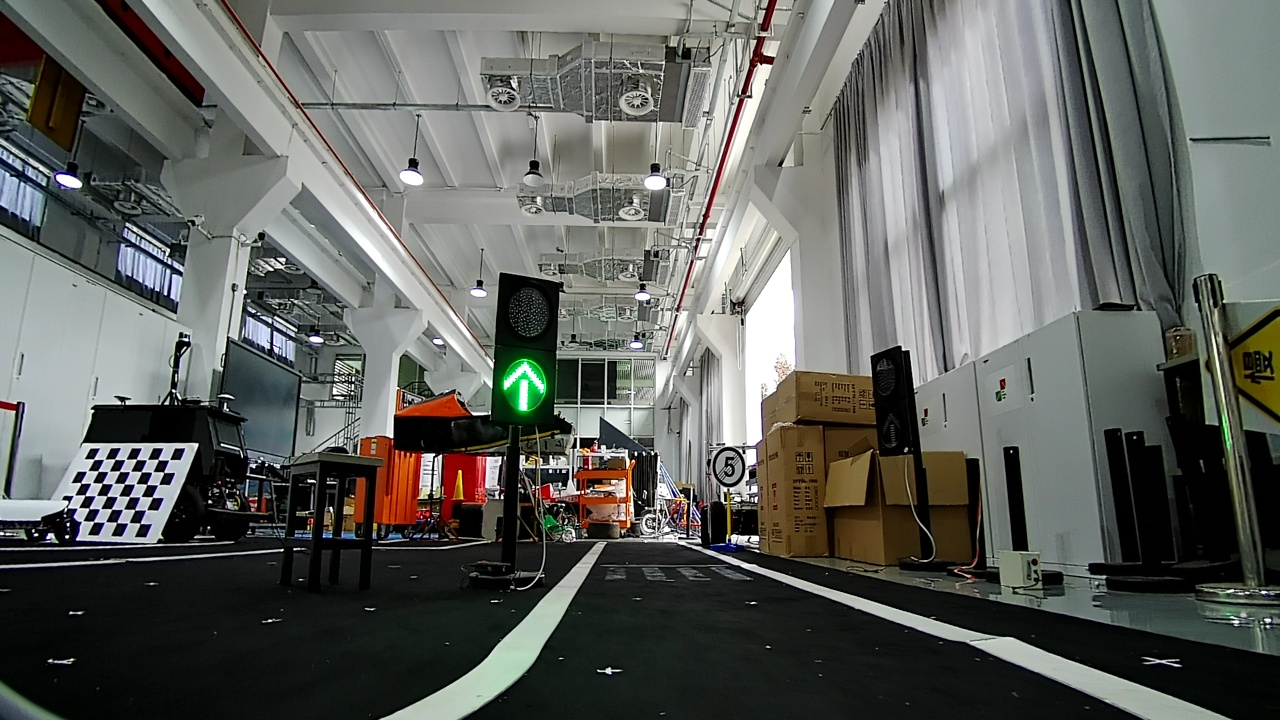
#> input picture 1 - 初赛 YOLOv5目标检测/modelarts/model/test.jpg, 1280 x 720 px
$ python -i augmentations.py   (imports and definitions only)
#> lines starting #> are read from the running program, lines starting #| are printed output that depends on the picture
#> further down, picture is the input picture: shape (720, 1280, 3); mean B, G, R 93, 97.2, 95
# YOLOv5 image augmentation functions

import random

import cv2
import math
import numpy as np

from train_utils.general import segment2box, resample_segments, bbox_ioa


def augment_hsv(im, hgain=0.5, sgain=0.5, vgain=0.5):
    # HSV color-space augmentation
#> called with hgain = 0.5, sgain = 0.5, vgain = 0.5
    if hgain or sgain or vgain:
        r = np.random.uniform(-1, 1, 3) * [hgain, sgain, vgain] + 1  # random gains
        hue, sat, val = cv2.split(cv2.cvtColor(im, cv2.COLOR_BGR2HSV))
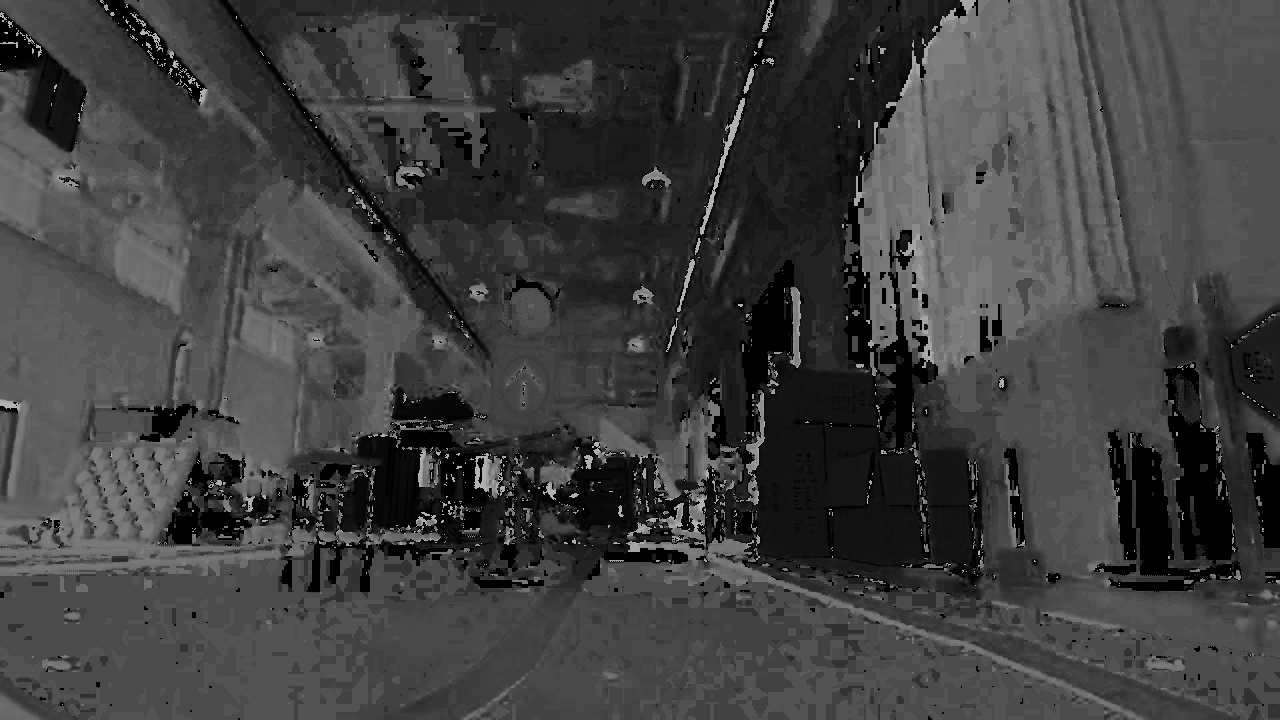
#> hue: shape (720, 1280); min 0, max 179, mean 63.1
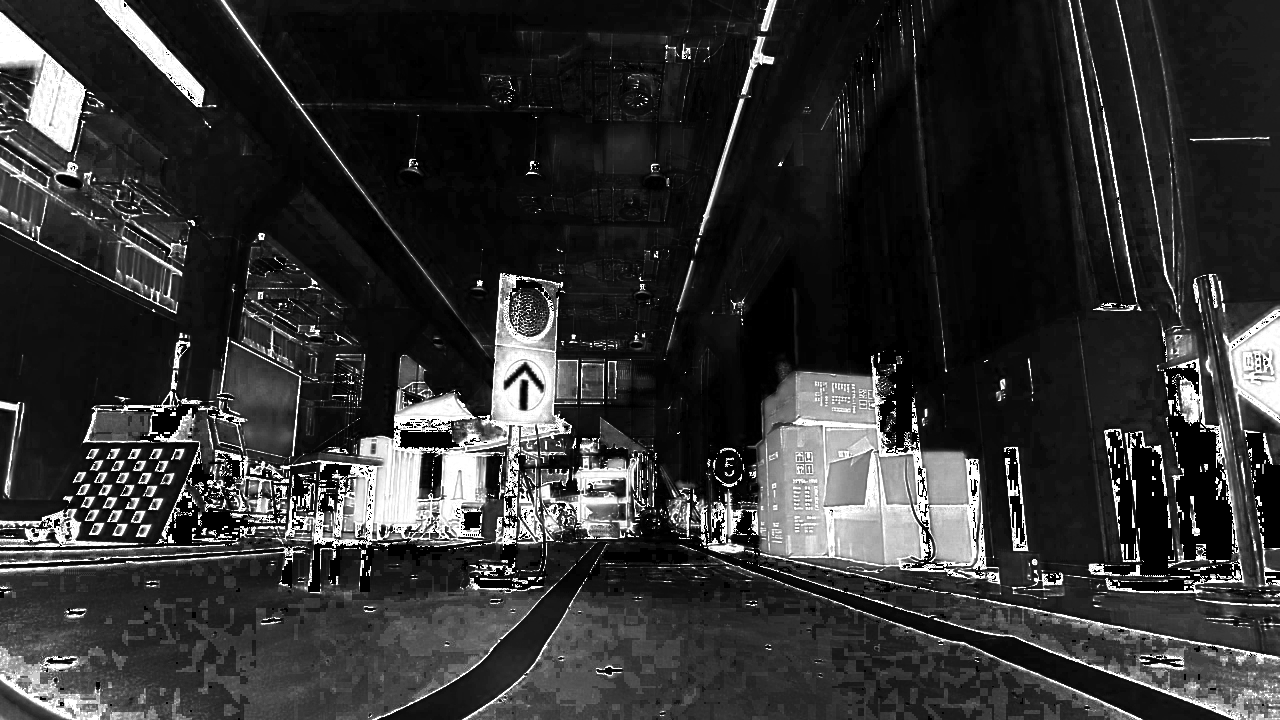
#> sat: shape (720, 1280); min 0, max 255, mean 49.8
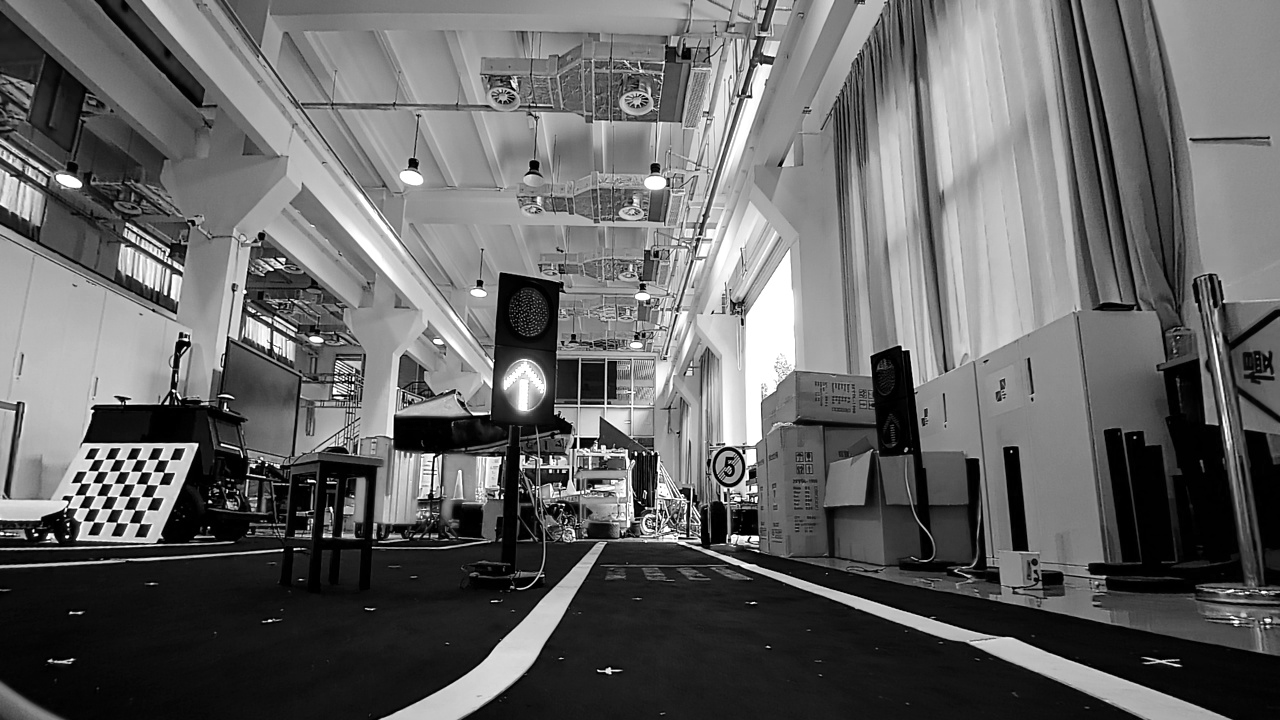
#> val: shape (720, 1280); min 0, max 255, mean 100.7
        dtype = im.dtype  # uint8

        x = np.arange(0, 256, dtype=r.dtype)
        lut_hue = ((x * r[0]) % 180).astype(dtype)
        lut_sat = np.clip(x * r[1], 0, 255).astype(dtype)
#> lut_sat = 256 values from 0 to 255
        lut_val = np.clip(x * r[2], 0, 255).astype(dtype)
#> lut_val = 256 values from 0 to 255

        im_hsv = cv2.merge((cv2.LUT(hue, lut_hue), cv2.LUT(sat, lut_sat), cv2.LUT(val, lut_val)))
#> im_hsv: shape (720, 1280, 3); mean H, S, V 65, 56.6, 110.1
        cv2.cvtColor(im_hsv, cv2.COLOR_HSV2BGR, dst=im)  # no return needed


# [214 lines left out: functions hist_equalize, replicate, letterbox, random_perspective, copy_paste, cutout and 2 more, not called in this run]

>>> import cv2
>>> picture = cv2.imread('../../../modelarts/model/test.jpg')
>>> result = augment_hsv(picture)
